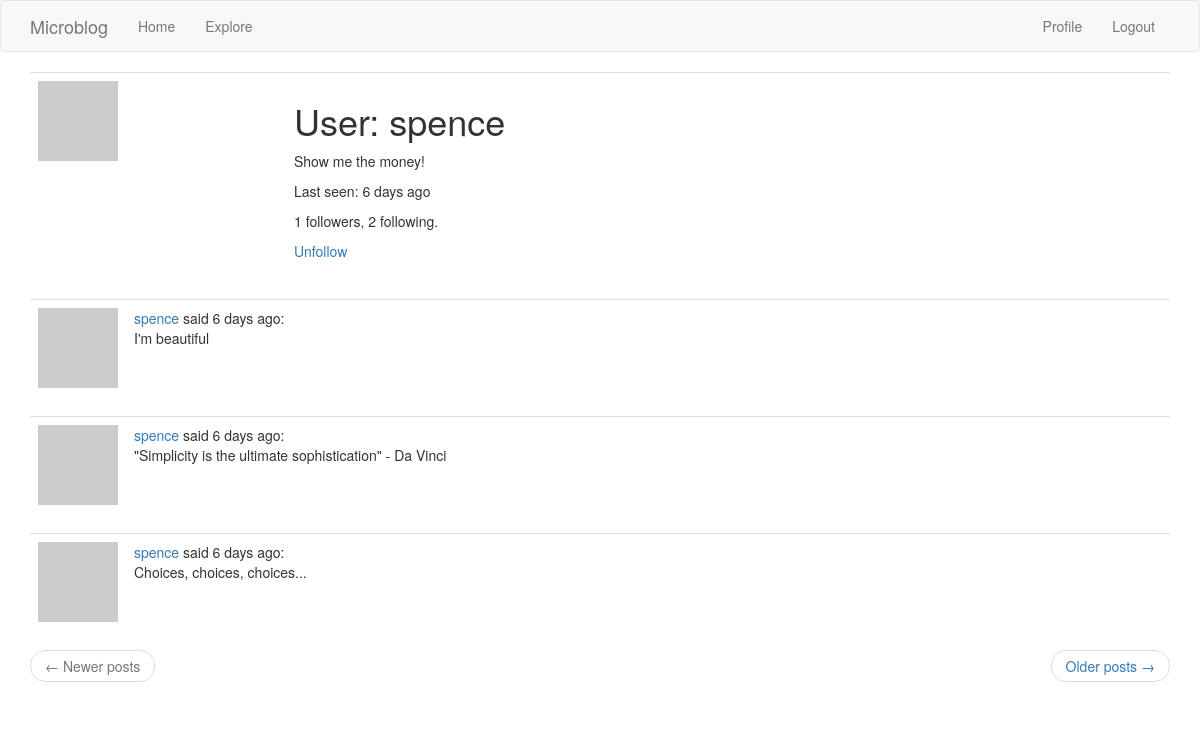
Page /user/spence (signed in) on the committed database.
### app/models.py (models this page shows, shortened)
class User(UserMixin, db.Model):
    id = db.Column(db.Integer, primary_key=True)
    username = db.Column(db.String(64), index=True, unique=True)
    email = db.Column(db.String(120), index=True, unique=True)
    password_hash = db.Column(db.String(128))
    posts = db.relationship('Post', backref='author', lazy='dynamic')
    about_me = db.Column(db.String(140))
    last_seen = db.Column(db.DateTime, default=datetime.utcnow)
    followed = db.relationship('User',
                               secondary=followers,
                               primaryjoin=(followers.c.follower_id == id),
                               secondaryjoin=(followers.c.followed_id == id),
                               backref=db.backref('followers', lazy='dynamic'),
                               lazy='dynamic')
    def avatar(self, size):
        digest = md5(self.email.lower().encode('utf-8')).hexdigest()
        return f'https://www.gravatar.com/avatar/{digest}?d=identicon&s={size}'
    def is_following(self, user):
        return self.followed.filter(followers.c.followed_id == user.id).count() > 0

class Post(db.Model):
    id = db.Column(db.Integer, primary_key=True)
    body = db.Column(db.String(140))
    timestamp = db.Column(db.DateTime, index=True, default=datetime.utcnow)
    user_id = db.Column(db.Integer, db.ForeignKey('user.id'))

### app/routes.py (the view)
@app.route('/user/<username>')
@login_required
def user(username):
    user = User.query.filter_by(username=username).first_or_404()
    page = request.args.get('page', 1, type=int)
    posts = user.posts.order_by(Post.timestamp.desc()).paginate(
        page, app.config['POSTS_PER_PAGE'], False
    )
    next_url = url_for('user', username=user.username, page=posts.next_num) \
        if posts.has_next else None
    prev_url = url_for('user', username=user.username, page=posts.prev_num) \
        if posts.has_prev else None
    return render_template('user.html', user=user, posts=posts.items,
        next_url=next_url, prev_url=prev_url)

### app/models.py (called while the page is built)
@login.user_loader
def load_user(id):
    return User.query.get(int(id))

### app/routes.py (called while the page is built)
@app.before_request
def before_request():
    if current_user.is_authenticated:
        current_user.last_seen = datetime.utcnow()
        db.session.commit()

### app/templates/user.html
{% extends "base.html" %}
{% block app_content %}
    <table class="table table-hover">
        <tr>
            <td width="256px"><img src="{{ user.avatar(256) }}"></td>
            <td>
                <h1>User: {{ user.username }}</h1>
                {% if user.about_me %}<p>{{ user.about_me }}</p>{% endif %}
                {% if user.last_seen %}<p>Last seen: {{ moment(user.last_seen).fromNow() }}</p>{% endif %}
                <p>{{ user.followers.count() }} followers, {{ user.followed.count() }} following.</p>
                {% if user == current_user %}
                <p><a href="{{ url_for('edit_profile') }}">Edit your profile</a></p>
                {% elif not current_user.is_following(user) %}
                <p><a href="{{ url_for('follow', username=user.username) }}">Follow</a></p>
                {% else %}
                <p><a href="{{ url_for('unfollow', username=user.username) }}">Unfollow</a></p>
                {% endif %}
            </td>
        </tr>
    </table>
    {% for post in posts %}
        {% include '_post.html' %}
    {% endfor %}
    <nav aria-label="...">
        <ul class="pager">
            <li class="previous{% if not prev_url %} disabled{% endif %}">
                <a href="{{ prev_url or '#' }}">
                    <span aria-hidden="true">&larr;</span> Newer posts
                </a>
            </li>
            <li class="next{% if not next_url %} disabled{% endif %}">
                <a href="{{ next_url or '#' }}">
                    Older posts <span aria-hidden="true">&rarr;</span>
                </a>
            </li>
        </ul>
    </nav>
{% endblock %}

### app/templates/base.html (shortened to what this page needs)
{% extends 'bootstrap/base.html' %}
{% block navbar %}
<nav class="navbar navbar-default">
    <div class="container">
        <div class="navbar-header">
            <a class="navbar-brand" href="{{ url_for('index') }}">Microblog</a>
        </div>
        <div class="collapse navbar-collapse" id="bs-example-navbar-collapse-1">
            <ul class="nav navbar-nav">
                <li><a href="{{ url_for('index') }}">Home</a></li>
                <li><a href="{{ url_for('explore') }}">Explore</a></li>
            </ul>
            <ul class="nav navbar-nav navbar-right">
                {% if current_user.is_anonymous %}
                <li><a href="{{ url_for('login') }}">Login</a></li>
                {% else %}
                <li><a href="{{ url_for('user', username=current_user.username) }}">Profile</a></li>
                <li><a href="{{ url_for('logout') }}">Logout</a></li>
                {% endif %}
            </ul>
        </div>
    </div>
</nav>
{% endblock %}
{% block content %}
<div class="container">
    {% block app_content %}{% endblock %}
</div>
{% endblock %}

### app/templates/_post.html
<table class="table table-hover">
    <tr>
        <td width="70px">
            <a href="{{ url_for('user', username=post.author.username) }}">
                <img src="{{ post.author.avatar(70) }}" />
            </a>
        </td>
        <td>
            <a href="{{ url_for('user', username=post.author.username) }}">
                {{ post.author.username }}
            </a>
            said {{ moment(post.timestamp).fromNow() }}:
            <br>
            {{ post.body }}
        </td>
    </tr>
</table>

### rows in the picture
User: username "spence", about_me "Show me the money!", last_seen "6 days ago"
Post: author.username "spence", timestamp "6 days ago", body "I'm beautiful"
Post: author.username "spence", timestamp "6 days ago", body "\"Simplicity is the ultimate sophistication\" - Da Vinci"
Post: author.username "spence", timestamp "6 days ago", body "Choices, choices, choices..."

### other values in the picture
{{ user.followers.count() }} "1"
{{ user.followed.count() }} "2"
